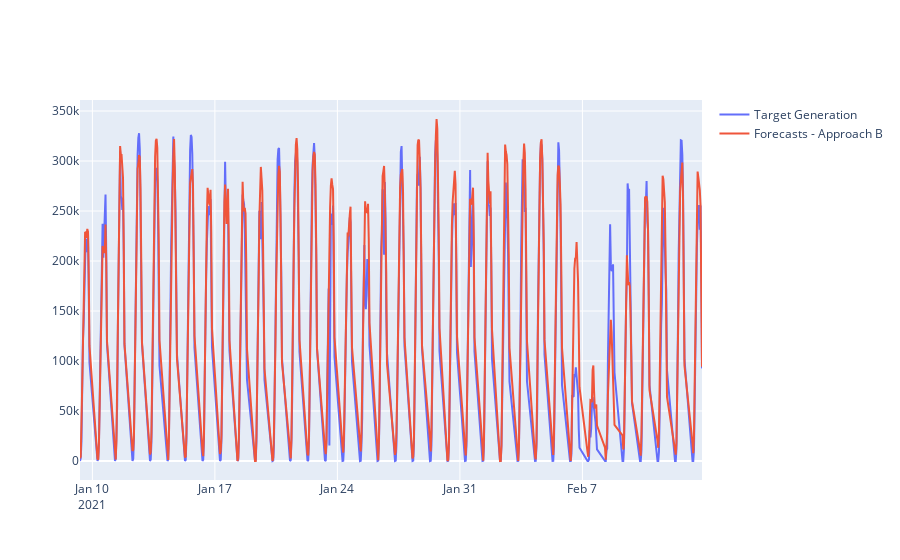

Notebook code for this chart:
### Code cell
fig = go.Figure()

fig.add_trace(go.Scatter(x=approachB_fc.index, y = approachB_fc['power'], name = 'Target Generation'))
fig.add_trace(go.Scatter(x=approachB_fc.index, y = approachB_fc['fc'], name = 'Forecasts - Approach B'))

### Figure 1 — Plotly figure (JSON) as saved in the notebook; plotly's stock layout.template omitted (floating-point values rounded to 4 significant figures; data arrays with more than 128 entries replaced by an {"elided": "..."} marker saying what was removed)
{"data": [{"name": "Target Generation", "type": "scatter", "x": {"elided": "504 str values"}, "y": {"elided": "504 float values"}}, {"name": "Forecasts - Approach B", "type": "scatter", "x": {"elided": "504 str values"}, "y": {"elided": "504 float values"}}], "layout": {}}
